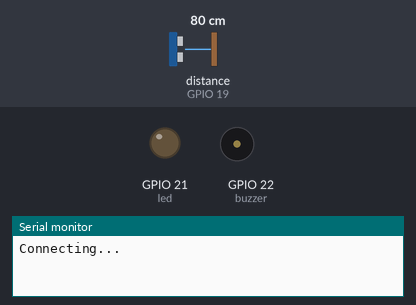
The sketch below on a simulated ESP32. On the bench: output pins drawn as LEDs (lit = HIGH), buzzer (waves = sounding, pin HIGH), the last lines printed to the serial monitor. Wiring (inferred from the names in the program): ultrasonic range finder: trigger GPIO 18; echo GPIO 19. Inputs (shaded band) come from the test bench; at power-on: distance to the obstacle (sensor on GPIO 19) 80 cm. The echo pulse lasts 58.3 µs per cm; WiFi joins after 1.5 s; servers stay silent unless stated; uploads are accepted with an empty reply; pins used as bus, display or sensor lines are not drawn.

Above: at 0.1 s.
At 1.6 s:
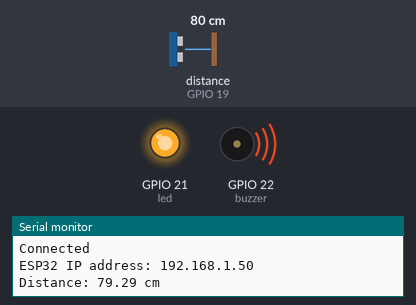
Timing chart, 0 to 3.1 s (numbered marks = the images above):
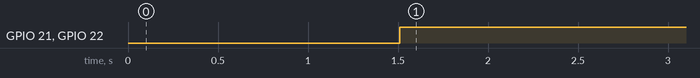

Measured:
- by itself, GPIO 21 (led), GPIO 22 (buzzer): LOW → HIGH at 1.5 s

The sketch:

ultra.ino
```cpp
#include <WiFi.h>
#include <HTTPClient.h>

#define trig 18
#define echo 19
#define led 21
#define buzzer 22

const char* ssid = "WiFi_NAME";
const char* password = "WiFi_PASSWORD";
const char* server = "http://ip address/ultrasonic/dashboard.php";

float distance;
long duration;
String eventStatus;

void setup(){
  Serial.begin(115200);
  pinMode(trig, OUTPUT);
  pinMode(echo, INPUT);
  pinMode(led, OUTPUT);
  pinMode(buzzer, OUTPUT);

  WiFi.begin(ssid, password);
  while(WiFi.status() != WL_CONNECTED){
    Serial.println("Connecting...");
    delay(500);
  }
  Serial.println("Connected");
  Serial.print("ESP32 IP address: ");
  Serial.println(WiFi.localIP());
}

void loop() {
  digitalWrite(trig, LOW);
  delayMicroseconds(2);
  digitalWrite(trig, HIGH);
  delayMicroseconds(10);
  digitalWrite(trig, LOW);

  duration = pulseIn(echo, HIGH);
  distance = (duration * 0.034) / 2;

  Serial.print("Distance: ");
  Serial.print(distance);
  Serial.println(" cm");

  if (distance <= 400) {
    digitalWrite(led, HIGH);
    digitalWrite(buzzer, HIGH);
    eventStatus = "intruder detected!";
  }
  else {
    digitalWrite(led, LOW);
    digitalWrite(buzzer, LOW);
    eventStatus = "No intruder detected!";
  }
  if (WiFi.status() == WL_CONNECTED) {
    HTTPClient http;

    http.begin(server);
    http.addHeader("Content-Type", "application/x-www-form-urlencoded");
    String data = "distance=" + String(distance) +
                  "&eventStatus=" + String(eventStatus);
    int response = http.POST(data);

    Serial.print("HTTP response code: ");
    Serial.println(response);
    http.end();
  }
  delay(200);
}
```
